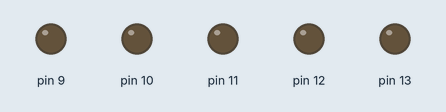
A sketch run on a simulated Arduino Uno, built with avr-gcc and run on an emulated ATmega328P. On the bench: output pins drawn as LEDs (lit = HIGH).

Above: at 0.2 s.
At 1.7 s:
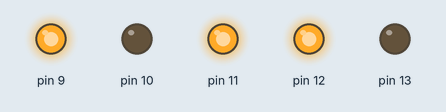
At 2.7 s:
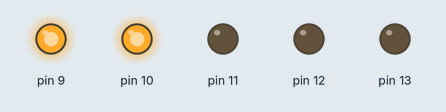
At 3.2 s:
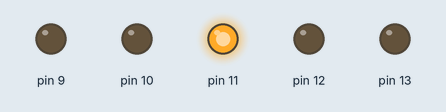
At 4.2 s:
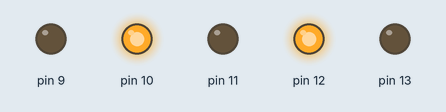
At 4.7 s:
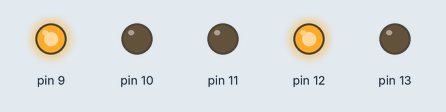
Timing chart, 0 to 5.8 s (numbered marks = the images above):
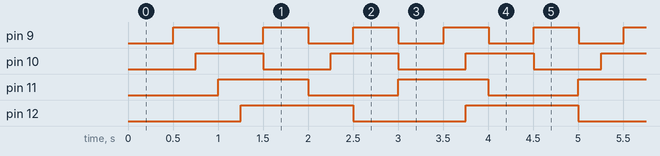

The sketch:

led_cascade.ino
```cpp
#define PINS 5
volatile bool states[PINS] = {false};
volatile unsigned int counters[PINS] = {0};
const unsigned int period = 250;

void setup() {
  cli();

  for (int pin = 1; pin <= PINS; pin++) {
    DDRB |= 1 << pin;
  }

  TCCR1A = 0;
  TCCR1B = 0;
  TCNT1 = 0;

  OCR1A = 249;

  TCCR1B |= (1 << WGM12);

  TCCR1B |= (1 << CS11) | (1 << CS10);

  TIMSK1 |= (1 << OCIE1A);

  sei();
}

ISR(TIMER1_COMPA_vect) {
  uint8_t new_state = 0;

  for (int i = 0; i < PINS; i++) {
    counters[i]++;
    if (counters[i] > (i + 1) * period) {
      counters[i] = 0;
      states[i] = !states[i];
    }
    new_state |= int(states[i]) << i;
  }

  PORTB = new_state;
}

void loop() {
}
```

Measured:
- by itself, pin 9: alternates HIGH for 0.50 s and LOW for 0.50 s
- by itself, pin 10: alternates HIGH for 0.75 s and LOW for 0.75 s
- by itself, pin 11: alternates HIGH for 1.0 s and LOW for 1.0 s
- by itself, pin 12: alternates HIGH for 1.3 s and LOW for 1.3 s
